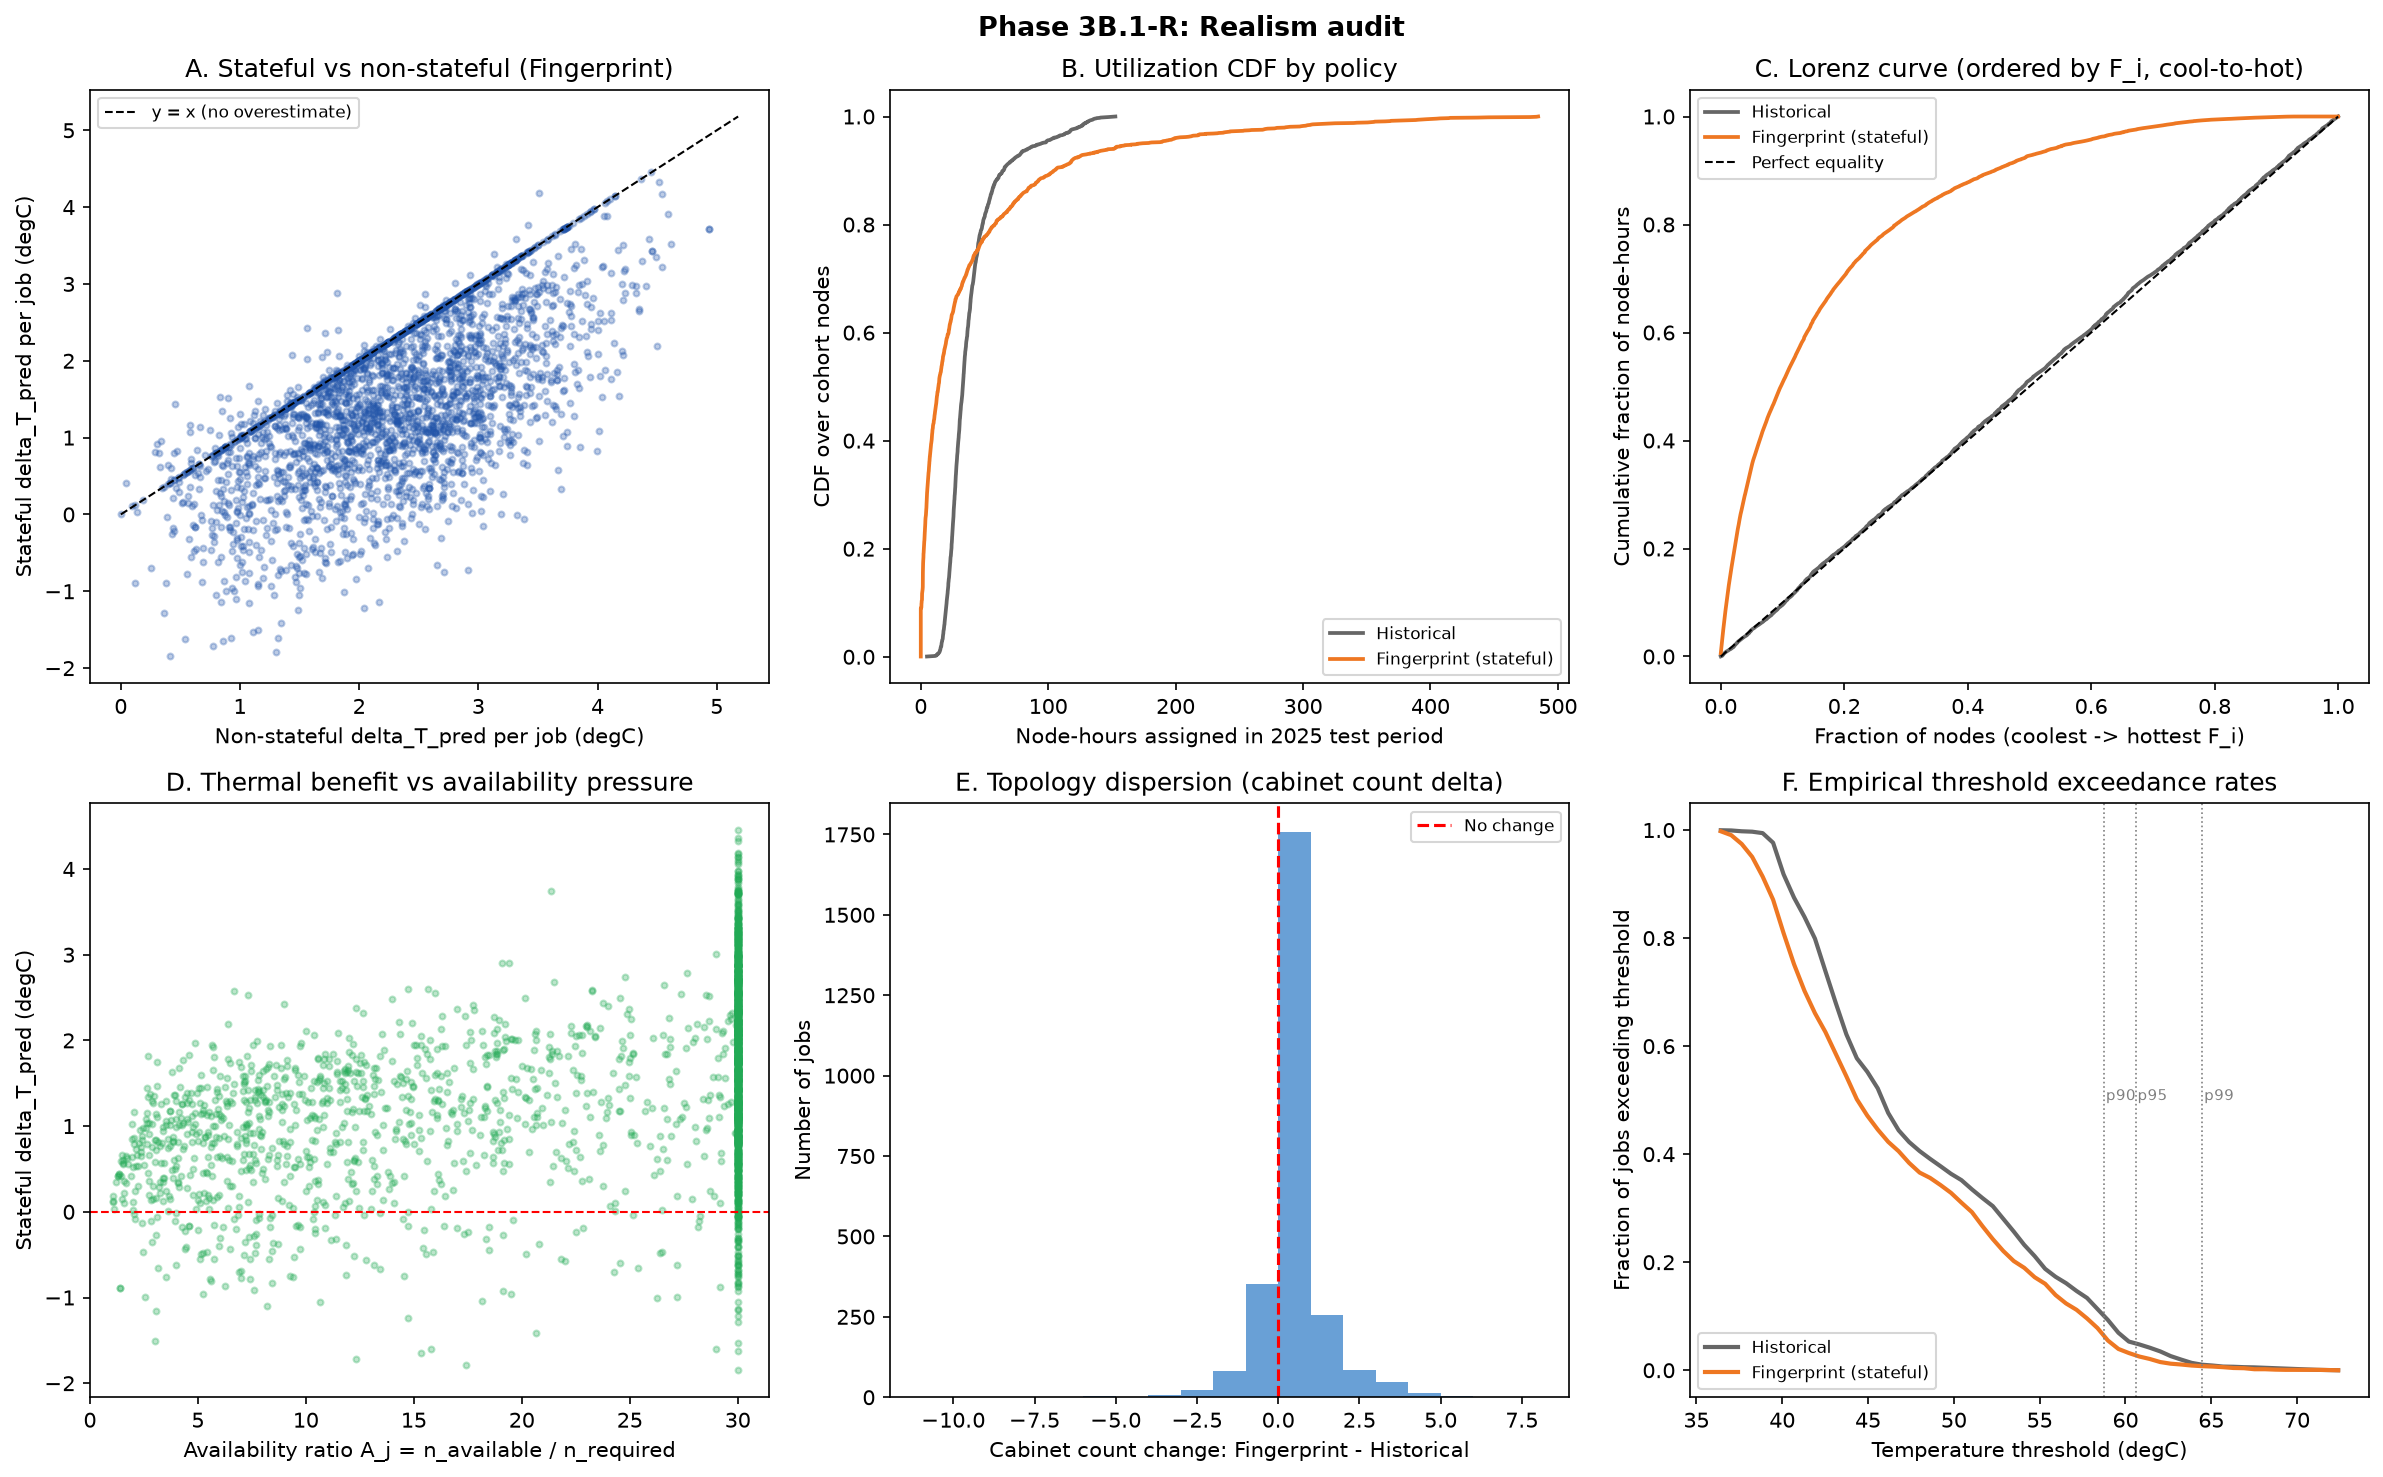

Here is the Python script that generated this plot:
# NOTE: This is a legacy exploratory script from the ThermalShift research process.
# It contains hardcoded local paths that were valid on the original development machine.
# It is included for provenance and reproducibility of intermediate findings,
# but is not required to reproduce the final results (see phase3b_mc.py onwards).
# Set THERMALSHIFT_DATA_DIR and update ANALYSIS_DIR before running.

#!/usr/bin/env python3
"""
Phase 3B.1-R: Realism audit for same-start-time counterfactual.

Addresses five issues identified after the initial non-stateful run:
  1. Counterfactual state propagation (no double-booking across overlapping jobs)
  2. Utilization/wear concentration (Gini, p95/p50, coolest-N% fraction)
  3. Topology dispersion (distinct cabinets per job)
  4. Availability-pressure stratification (benefit vs A_j = n_avail / n_required)
  5. Empirical tail thresholds (replace fixed 60 degC with historical p90/p95/p99)

The key correction: Available^CF(t_j) = cohort - background_busy(t_j) - cf_test_busy(t_j)
where cf_test_busy tracks nodes already assigned to earlier overlapping test jobs
under the counterfactual policy.
"""

import os
import pandas as pd
import numpy as np
import matplotlib
matplotlib.use("Agg")
import matplotlib.pyplot as plt
import re, json, time
import os
from pathlib import Path

ANALYSIS_DIR = Path(__file__).parent
DATA_DIR     = Path(os.environ.get("THERMALSHIFT_DATA_DIR", ""))

BETA_F       = 0.9569
BETA_P       = 0.014731
F_HOT_THRESH = 1.0
SEED         = 42
rng          = np.random.default_rng(SEED)

print("=== Phase 3B.1-R: Realism audit ===\n")

# --------------------------------------------------------------------------
# Load data
# --------------------------------------------------------------------------
print("Loading fingerprints...")
fp_df      = pd.read_parquet(ANALYSIS_DIR / "phase3a_fingerprint_2024.parquet")
cohort_set = set(fp_df.index)
F_dict     = fp_df["FA_2024"].to_dict()
F_vals     = fp_df["FA_2024"].values
cohort_list = sorted(cohort_set)
print(f"  Cohort: {len(cohort_set):,} nodes")

print("Loading test set...")
test_df  = pd.read_parquet(ANALYSIS_DIR / "phase3a_test_set.parquet")
print(f"  {len(test_df):,} obs, {test_df['job_idx'].nunique():,} jobs")

print("Loading full job schedule...")
all_jobs = pd.read_parquet(DATA_DIR / "frontier-completed-job-info.parquet")
all_jobs["job_idx_int"] = all_jobs["job_idx"].astype(int)
print(f"  {len(all_jobs):,} total jobs")

print("Loading non-stateful results...")
ns_df = pd.read_parquet(ANALYSIS_DIR / "phase3b1_job_results.parquet")
print(f"  {len(ns_df):,} rows")

# --------------------------------------------------------------------------
# Build node -> cabinet mapping (XE2: x{cabinet}c{chassis}s{slot}b{board}n{node})
# --------------------------------------------------------------------------
print("\nBuilding topology map (frontierNNNNN -> XE2 cabinet)...")
t0 = time.time()
node_to_cabinet: dict[str, int] = {}
_xe2_re = re.compile(r"x(\d+)c")
for _, row in all_jobs.iterrows():
    hl = row["host_list"]
    nl = row["node_list"]
    if len(hl) != len(nl):
        continue
    for hn, xn in zip(hl, nl):
        if hn not in node_to_cabinet:
            m = _xe2_re.match(xn)
            if m:
                node_to_cabinet[hn] = int(m.group(1))
    if len(node_to_cabinet) >= len(cohort_set) * 1.1:
        break
n_mapped = sum(1 for n in cohort_set if n in node_to_cabinet)
print(f"  Cohort nodes with cabinet mapping: {n_mapped}/{len(cohort_set)}  ({time.time()-t0:.1f}s)")

# --------------------------------------------------------------------------
# Precompute cohort sets per job + schedule arrays
# --------------------------------------------------------------------------
print("\nPrecomputing schedule arrays...")
t0 = time.time()
cohort_per_job: dict[int, frozenset] = {}
for jid, hl in zip(all_jobs["job_idx_int"].values, all_jobs["host_list"].values):
    cn = frozenset(n for n in hl if n in cohort_set)
    if cn:
        cohort_per_job[jid] = cn

has_cohort = np.array([jid in cohort_per_job for jid in all_jobs["job_idx_int"].values])
sched_jids = all_jobs["job_idx_int"].values[has_cohort]
sched_st   = all_jobs["start_time"].dt.tz_convert("UTC").dt.tz_localize(None).values[has_cohort]
sched_et   = all_jobs["end_time"].dt.tz_convert("UTC").dt.tz_localize(None).values[has_cohort]
sched_cn   = np.array([cohort_per_job[jid] for jid in sched_jids], dtype=object)
sched_rt   = all_jobs["run_time"].values[has_cohort]  # seconds
print(f"  Schedule entries: {len(sched_jids):,}  ({time.time()-t0:.1f}s)")

# --------------------------------------------------------------------------
# Build per-job test summary (same as phase3b1_counterfactual)
# --------------------------------------------------------------------------
print("\nBuilding job-level test summary...")
job_agg = (
    test_df.groupby("job_idx")
    .agg(
        F_hist_mean=("F_2024", "mean"),
        n_cohort   =("node", "count"),
        T_p95_hist =("T_p95", "mean"),
        hist_nodes =("node", list),
    )
    .reset_index()
)
meta = (
    all_jobs[["job_idx_int", "node_count", "start_time", "end_time", "mean_power", "run_time"]]
    .rename(columns={"job_idx_int": "job_idx"})
)
job_agg = job_agg.merge(meta, on="job_idx", how="left")
job_agg["power_per_node"] = job_agg["mean_power"] / job_agg["node_count"].clip(lower=1)
p25, p50_pwr, p75 = np.nanpercentile(job_agg["power_per_node"], [25, 50, 75])
fleet_P_med = p50_pwr
job_agg["pwr_q"] = pd.cut(
    job_agg["power_per_node"],
    bins=[-np.inf, p25, p50_pwr, p75, np.inf],
    labels=["Q1_low", "Q2", "Q3", "Q4_high"],
)
test_id_set = set(job_agg["job_idx"].astype(int))
print(f"  {len(job_agg):,} jobs")

# --------------------------------------------------------------------------
# Section 0: Test-job overlap diagnostic
# --------------------------------------------------------------------------
print("\n=== Section 0: Test-job overlap ===\n")
jobs_sorted = job_agg.sort_values("start_time").reset_index(drop=True)
st_all = jobs_sorted["start_time"].values
et_all = jobs_sorted["end_time"].values
n_overlap_arr = np.zeros(len(jobs_sorted), dtype=int)
for i in range(len(jobs_sorted)):
    mask = (st_all < et_all[i]) & (et_all > st_all[i])
    mask[i] = False
    n_overlap_arr[i] = mask.sum()
print(f"  Test jobs with 0 overlapping test jobs: {(n_overlap_arr==0).sum():,} "
      f"({(n_overlap_arr==0).mean():.1%})")
print(f"  Test jobs with 1+ overlapping:          {(n_overlap_arr>0).sum():,} "
      f"({(n_overlap_arr>0).mean():.1%})")
print(f"  Test jobs with 5+ overlapping:          {(n_overlap_arr>=5).sum():,}")
print(f"  Max simultaneous test jobs:             {n_overlap_arr.max()}")
print(f"  --> Non-stateful result is an oracle artifact; stateful replay required.")

# --------------------------------------------------------------------------
# Section 1: Stateful replay setup
# Split schedule into background (non-test) and test-job entries
# --------------------------------------------------------------------------
print("\nSplitting schedule into background / test entries...")
is_test_sched = np.array([jid in test_id_set for jid in sched_jids])
bg_jids = sched_jids[~is_test_sched]
bg_st   = sched_st[~is_test_sched]
bg_et   = sched_et[~is_test_sched]
bg_cn   = sched_cn[~is_test_sched]
print(f"  Background schedule entries: {len(bg_jids):,}")
print(f"  Test-job schedule entries:   {is_test_sched.sum():,}")

# Precompute background_busy for each test job (fixed regardless of policy)
print("Precomputing background_busy per test job...")
t0 = time.time()
bg_busy_per_job: dict[int, frozenset] = {}
for _, jrow in jobs_sorted.iterrows():
    jid = int(jrow["job_idx"])
    t_j = np.datetime64(
        pd.Timestamp(jrow["start_time"]).tz_convert("UTC").tz_localize(None), "ms"
    )
    mask = (bg_st <= t_j) & (bg_et > t_j)
    bg_busy_per_job[jid] = frozenset().union(*bg_cn[mask]) if mask.any() else frozenset()
print(f"  Done  ({time.time()-t0:.1f}s)")

def to_dt64(ts):
    """Convert pandas Timestamp (possibly tz-aware) to numpy datetime64[ms]."""
    return np.datetime64(pd.Timestamp(ts).tz_convert("UTC").tz_localize(None), "ms")

# --------------------------------------------------------------------------
# Stateful replay function
# --------------------------------------------------------------------------
def stateful_replay(policy: str, n_rand_jobs: int = 1) -> list[dict]:
    """
    Chronological stateful replay of one policy over test jobs.
    Returns list of per-job result dicts.
    policy: 'fingerprint' or 'random'
    """
    cf_busy: dict[str, np.datetime64] = {}  # {node: cf_end_time}
    results = []
    _rng = np.random.default_rng(SEED)

    for _, jrow in jobs_sorted.iterrows():
        jid  = int(jrow["job_idx"])
        t_j  = to_dt64(jrow["start_time"])
        t_e  = to_dt64(jrow["end_time"])
        k    = int(jrow["n_cohort"])

        bg_busy = bg_busy_per_job[jid]
        # CF busy: nodes assigned to earlier CF test jobs still running
        cf_busy_now = frozenset(n for n, te in cf_busy.items() if te > t_j)

        available = [n for n in cohort_set if n not in bg_busy and n not in cf_busy_now]
        n_avail   = len(available)
        feasible  = n_avail >= k

        if n_avail == 0:
            selected = []
        elif policy == "fingerprint":
            avail_F  = np.array([F_dict[n] for n in available])
            order    = np.argsort(avail_F)
            cap      = min(k, n_avail)
            selected = [available[i] for i in order[:cap]]
        elif policy == "random":
            cap      = min(k, n_avail)
            idx      = _rng.choice(n_avail, size=cap, replace=False)
            selected = [available[i] for i in idx]
        else:
            raise ValueError(policy)

        # Reserve nodes for the duration of this job
        for n in selected:
            cf_busy[n] = t_e

        F_sel = np.array([F_dict[n] for n in selected], dtype=float) if selected else np.array([np.nan])

        results.append({
            "job_idx"      : jid,
            "n_available"  : n_avail,
            "n_selected"   : len(selected),
            "feasible"     : feasible,
            "F_mean"       : float(np.nanmean(F_sel)),
            "F_p95"        : float(np.nanpercentile(F_sel, 95)),
            "F_max"        : float(np.nanmax(F_sel)),
            "hot_rate"     : float(np.nanmean(F_sel > F_HOT_THRESH)),
            "selected"     : selected,
        })
    return results

print("\nRunning stateful Fingerprint replay...")
t0 = time.time()
fp_stat_results = stateful_replay("fingerprint")
print(f"  Done  ({time.time()-t0:.1f}s)")

print("Running stateful Random replay...")
t0 = time.time()
rnd_stat_results = stateful_replay("random")
print(f"  Done  ({time.time()-t0:.1f}s)")

fp_stat_df  = pd.DataFrame(fp_stat_results).set_index("job_idx")
rnd_stat_df = pd.DataFrame(rnd_stat_results).set_index("job_idx")

# --------------------------------------------------------------------------
# Section 2: Stateful vs non-stateful comparison
# --------------------------------------------------------------------------
print("\n=== Section 1: Stateful vs non-stateful comparison ===\n")

# Merge non-stateful Fingerprint results
ns = ns_df.set_index("job_idx")
compare = pd.DataFrame({
    "fp_ns_F_mean"   : ns["fp_F_mean"],
    "fp_stat_F_mean" : fp_stat_df["F_mean"],
    "hist_F_mean"    : ns["hist_F_mean"],
    "n_avail_ns"     : ns["n_available"],
    "n_avail_stat"   : fp_stat_df["n_available"],
}).dropna()

dT_ns   = BETA_F * (compare["hist_F_mean"] - compare["fp_ns_F_mean"])
dT_stat = BETA_F * (compare["hist_F_mean"] - compare["fp_stat_F_mean"])

print(f"  Non-stateful Fingerprint: mean delta_T_pred = {dT_ns.mean():+.3f} degC")
print(f"  Stateful    Fingerprint:  mean delta_T_pred = {dT_stat.mean():+.3f} degC")
print(f"  Overestimate (NS - stateful): {(dT_ns - dT_stat).mean():+.3f} degC")
print()
print("  Available pool comparison:")
print(f"    Non-stateful available (mean): {compare['n_avail_ns'].mean():.0f} "
      f"(historical idle)")
print(f"    Stateful    available (mean):  {compare['n_avail_stat'].mean():.0f} "
      f"(after CF reservations)")
print()

# Hot-node rate
hn_ns   = (ns["fp_F_max"] > F_HOT_THRESH).mean()
hn_stat = (fp_stat_df["F_max"] > F_HOT_THRESH).mean()
print(f"  Hot-node job rate (F_max > {F_HOT_THRESH} degC):")
print(f"    Non-stateful Fingerprint: {hn_ns:.3f}")
print(f"    Stateful    Fingerprint:  {hn_stat:.3f}")
print(f"    Historical:               {(ns['hist_F_max'] > F_HOT_THRESH).mean():.3f}")

# Infeasibility in stateful
n_infeas_stat = (~fp_stat_df["feasible"]).sum()
print(f"\n  Stateful infeasibility: {n_infeas_stat:,} jobs "
      f"({n_infeas_stat/len(fp_stat_df):.1%})")

# --------------------------------------------------------------------------
# Section 3: Utilization / wear concentration
# --------------------------------------------------------------------------
print("\n=== Section 2: Utilization concentration ===\n")

def node_utilization(assignment_list: list[tuple[list[str], float]]) -> np.ndarray:
    """
    assignment_list: list of (selected_nodes, run_time_s) per job.
    Returns array of node-hours per cohort node (ordered by cohort_list).
    """
    node_h = {n: 0.0 for n in cohort_list}
    for nodes, rt in assignment_list:
        hrs = rt / 3600.0
        for n in nodes:
            if n in node_h:
                node_h[n] += hrs
    return np.array([node_h[n] for n in cohort_list])

def gini(arr: np.ndarray) -> float:
    a = np.abs(np.sort(arr))
    n = len(a)
    if n == 0 or a.sum() == 0:
        return 0.0
    idx = np.arange(1, n + 1)
    return (2 * (idx * a).sum() / (n * a.sum())) - (n + 1) / n

# Historical utilization: from test_df
hist_assign = []
for _, jrow in jobs_sorted.iterrows():
    jid  = int(jrow["job_idx"])
    rt   = float(jrow["run_time"])
    hn   = list(frozenset(jrow["hist_nodes"]))
    hist_assign.append((hn, rt))

hist_util = node_utilization(hist_assign)

# Fingerprint stateful utilization
fp_assign = []
for _, jrow in jobs_sorted.iterrows():
    jid = int(jrow["job_idx"])
    rt  = float(jrow["run_time"])
    sel = fp_stat_df.loc[jid, "selected"] if jid in fp_stat_df.index else []
    fp_assign.append((sel, rt))

fp_util = node_utilization(fp_assign)

# Sort cohort by F_i (coldest first)
F_sorted_idx = np.argsort(F_vals)  # fp_df sorted by FA_2024 ascending
hist_util_fsort = hist_util[F_sorted_idx]
fp_util_fsort   = fp_util[F_sorted_idx]

def util_stats(util_arr, label):
    total = util_arr.sum()
    n     = len(util_arr)
    n_used = (util_arr > 0).sum()
    p50, p95 = np.percentile(util_arr, [50, 95])
    g = gini(util_arr)
    # Fraction assigned to coolest 10% / 20%
    n10 = max(1, n // 10)
    n20 = max(1, n // 5)
    frac10 = util_arr[F_sorted_idx[:n10]].sum() / total if total > 0 else np.nan
    frac20 = util_arr[F_sorted_idx[:n20]].sum() / total if total > 0 else np.nan
    print(f"  {label}:")
    print(f"    Total node-hours assigned: {total:.0f}")
    print(f"    Nodes used (>0 hours):     {n_used}/{n}")
    print(f"    Max node-hours:            {util_arr.max():.1f}")
    print(f"    p50 / p95 node-hours:      {p50:.1f} / {p95:.1f}")
    print(f"    Gini coefficient:          {g:.3f}  (0=perfectly equal, 1=fully concentrated)")
    print(f"    Coolest-10%% share of work: {frac10:.3f}  (expected {0.10:.3f} if uniform)")
    print(f"    Coolest-20%% share of work: {frac20:.3f}  (expected {0.20:.3f} if uniform)")
    return g, frac10, frac20

g_hist, f10_hist, f20_hist = util_stats(hist_util, "Historical")
print()
g_fp, f10_fp, f20_fp = util_stats(fp_util, "Fingerprint (stateful)")

# --------------------------------------------------------------------------
# Section 4: Topology dispersion
# --------------------------------------------------------------------------
print("\n=== Section 3: Topology dispersion ===\n")

def n_cabinets(nodes: list[str]) -> int:
    cabs = set(node_to_cabinet.get(n, -1) for n in nodes)
    return len(cabs - {-1})

hist_cabs = np.array([n_cabinets(jrow["hist_nodes"]) for _, jrow in jobs_sorted.iterrows()])
fp_cabs   = np.array([n_cabinets(fp_stat_df.loc[int(jrow["job_idx"]), "selected"])
                      for _, jrow in jobs_sorted.iterrows()])

print(f"  {'Policy':<28}  {'mean cabs':>9}  {'p50':>6}  {'p95':>6}  {'max':>5}")
print(f"  {'-'*54}")
for arr, label in [(hist_cabs, "Historical"), (fp_cabs, "Fingerprint (stateful)")]:
    m = arr.mean(); p5 = np.percentile(arr, 50); p9 = np.percentile(arr, 95)
    print(f"  {label:<28}  {m:9.1f}  {p5:6.1f}  {p9:6.1f}  {arr.max():5d}")

delta_cabs = fp_cabs - hist_cabs
print(f"\n  Mean cabinet-count change (FP - Hist): {delta_cabs.mean():+.1f}")
print(f"  Fraction of jobs with more cabinets:   {(delta_cabs > 0).mean():.3f}")
print(f"  Fraction of jobs with fewer cabinets:  {(delta_cabs < 0).mean():.3f}")
print(f"  Fraction unchanged:                    {(delta_cabs == 0).mean():.3f}")

# --------------------------------------------------------------------------
# Section 5: Availability-pressure stratification
# --------------------------------------------------------------------------
print("\n=== Section 4: Availability-pressure stratification ===\n")

stat_df = fp_stat_df.copy().reset_index()
stat_df = stat_df.merge(jobs_sorted[["job_idx", "n_cohort", "F_hist_mean"]], on="job_idx")
stat_df["A_j"] = stat_df["n_available"] / stat_df["n_cohort"].clip(lower=1)
stat_df["dT_stat"] = BETA_F * (stat_df["F_hist_mean"] - stat_df["F_mean"])

bins   = [0, 1.5, 3.0, 10.0, np.inf]
labels = ["<1.5 (very constrained)", "1.5-3 (constrained)", "3-10 (moderate)", ">10 (abundant)"]
stat_df["pressure_bin"] = pd.cut(stat_df["A_j"], bins=bins, labels=labels)

print(f"  {'Availability pressure':28}  {'n_jobs':>7}  {'n_avail med':>11}  "
      f"{'dT_pred mean':>12}  {'infeasible':>10}")
for lbl in labels:
    sub = stat_df[stat_df["pressure_bin"] == lbl]
    n_inf = (~sub["feasible"]).sum()
    if len(sub) == 0:
        continue
    print(f"  {lbl:<28}  {len(sub):7d}  {sub['n_available'].median():11.0f}  "
          f"{sub['dT_stat'].mean():+12.3f}  {n_inf:10d}")

# --------------------------------------------------------------------------
# Section 6: Empirical tail thresholds (replace fixed 60 degC)
# --------------------------------------------------------------------------
print("\n=== Section 5: Empirical analysis thresholds ===\n")

T_obs = jobs_sorted["T_p95_hist"].values
T_p90 = float(np.percentile(T_obs, 90))
T_p95 = float(np.percentile(T_obs, 95))
T_p99 = float(np.percentile(T_obs, 99))

print(f"  Historical T_p95 distribution:")
print(f"    p50={np.percentile(T_obs,50):.2f}  p90={T_p90:.2f}  p95={T_p95:.2f}  p99={T_p99:.2f} degC")
print()

# For each threshold, compute exceedance rates under Historical and Fingerprint (stateful)
# Fingerprint T_hat: T_p95_hist + beta_F*(F_fp - F_hist)
T_hat_fp = (jobs_sorted["T_p95_hist"].values
            + BETA_F * (fp_stat_df["F_mean"].values - jobs_sorted["F_hist_mean"].values))

print(f"  {'Threshold':>10}  {'Hist exceed':>13}  {'FP exceed':>13}  {'Reduction':>12}")
print(f"  {'-'*52}")
for thresh, label in [(T_p90, f"p90={T_p90:.1f}C"), (T_p95, f"p95={T_p95:.1f}C"),
                       (T_p99, f"p99={T_p99:.1f}C")]:
    e_hist = float((T_obs > thresh).mean())
    e_fp   = float((T_hat_fp > thresh).mean())
    red    = 1 - e_fp / e_hist if e_hist > 0 else np.nan
    print(f"  {label:>10}  {e_hist:13.3f}  {e_fp:13.3f}  {red:11.1%}")

# --------------------------------------------------------------------------
# Key summary table
# --------------------------------------------------------------------------
print("\n=== Summary: Stateful results vs Historical ===\n")
hist_Fm  = ns["hist_F_mean"].mean()
rnd_Fm   = rnd_stat_df["F_mean"].mean()
fp_Fm    = fp_stat_df["F_mean"].mean()
hist_hr  = (ns["hist_F_max"] > F_HOT_THRESH).mean()
rnd_hr   = (rnd_stat_df["F_max"] > F_HOT_THRESH).mean()
fp_hr    = (fp_stat_df["F_max"] > F_HOT_THRESH).mean()
dT_rnd   = BETA_F * (ns["hist_F_mean"].values - rnd_stat_df["F_mean"].values)
dT_fp    = BETA_F * (ns["hist_F_mean"].values - fp_stat_df["F_mean"].values)

print(f"  {'Policy':<28}  {'F_mean':>8}  {'hot_rate':>9}  {'dT_pred':>8}")
print(f"  {'-'*58}")
print(f"  {'Historical':<28}  {hist_Fm:+8.3f}  {hist_hr:9.3f}  {'---':>8}")
print(f"  {'Random (stateful)':<28}  {rnd_Fm:+8.3f}  {rnd_hr:9.3f}  {dT_rnd.mean():+8.3f} degC")
print(f"  {'Fingerprint (stateful)':<28}  {fp_Fm:+8.3f}  {fp_hr:9.3f}  {dT_fp.mean():+8.3f} degC")
print()
print(f"  Non-stateful Fingerprint had dT_pred = {dT_ns.mean():+.3f} degC "
      f"(oracle overestimate: {(dT_ns - dT_stat).mean():+.3f} degC)")

# --------------------------------------------------------------------------
# Plots
# --------------------------------------------------------------------------
fig, axes = plt.subplots(2, 3, figsize=(16, 10))
fig.suptitle("Phase 3B.1-R: Realism audit", fontsize=13, fontweight="bold")

# Panel A: Stateful vs non-stateful dT per job
ax = axes[0, 0]
ax.scatter(dT_ns.values, dT_stat.values, alpha=0.3, s=8, color="#2255aa")
lim = max(dT_ns.max(), dT_stat.max()) * 1.05
ax.plot([0, lim], [0, lim], "k--", lw=1, label="y = x (no overestimate)")
ax.set_xlabel("Non-stateful delta_T_pred per job (degC)")
ax.set_ylabel("Stateful delta_T_pred per job (degC)")
ax.set_title("A. Stateful vs non-stateful (Fingerprint)")
ax.legend(fontsize=8)

# Panel B: Node utilization CDF (Fingerprint vs Historical)
ax = axes[0, 1]
for arr, label, color in [
    (hist_util, "Historical", "#666666"),
    (fp_util,   "Fingerprint (stateful)", "#ee7722"),
]:
    s   = np.sort(arr)
    cdf = np.arange(1, len(s)+1) / len(s)
    ax.plot(s, cdf, label=label, color=color, lw=1.8)
ax.set_xlabel("Node-hours assigned in 2025 test period")
ax.set_ylabel("CDF over cohort nodes")
ax.set_title("B. Utilization CDF by policy")
ax.legend(fontsize=8)

# Panel C: Lorenz curve (coolest -> hottest node cumulative share of work)
ax = axes[0, 2]
for arr_fsort, label, color in [
    (hist_util_fsort, "Historical", "#666666"),
    (fp_util_fsort,   "Fingerprint (stateful)", "#ee7722"),
]:
    cumshare = np.cumsum(arr_fsort) / (arr_fsort.sum() + 1e-12)
    x = np.linspace(0, 1, len(cumshare))
    ax.plot(x, cumshare, label=label, color=color, lw=1.8)
ax.plot([0, 1], [0, 1], "k--", lw=1, label="Perfect equality")
ax.set_xlabel("Fraction of nodes (coolest -> hottest F_i)")
ax.set_ylabel("Cumulative fraction of node-hours")
ax.set_title("C. Lorenz curve (ordered by F_i, cool-to-hot)")
ax.legend(fontsize=8)

# Panel D: dT vs availability pressure scatter
ax = axes[1, 0]
ax.scatter(stat_df["A_j"].clip(upper=30), stat_df["dT_stat"],
           alpha=0.3, s=8, color="#22aa55")
ax.axhline(0, color="red", lw=1, ls="--")
ax.set_xlabel("Availability ratio A_j = n_available / n_required")
ax.set_ylabel("Stateful delta_T_pred (degC)")
ax.set_title("D. Thermal benefit vs availability pressure")
ax.set_xlim(left=0)

# Panel E: Cabinet count change histogram
ax = axes[1, 1]
ax.hist(delta_cabs, bins=range(delta_cabs.min()-1, delta_cabs.max()+2), color="#4488cc", alpha=0.8)
ax.axvline(0, color="red", lw=1.5, ls="--", label="No change")
ax.set_xlabel("Cabinet count change: Fingerprint - Historical")
ax.set_ylabel("Number of jobs")
ax.set_title("E. Topology dispersion (cabinet count delta)")
ax.legend(fontsize=8)

# Panel F: Empirical threshold exceedance rates
ax = axes[1, 2]
thresholds = np.linspace(T_obs.min(), T_obs.max(), 60)
e_hist_arr = [(T_obs > t).mean() for t in thresholds]
e_fp_arr   = [(T_hat_fp > t).mean() for t in thresholds]
ax.plot(thresholds, e_hist_arr, label="Historical", color="#666666", lw=2)
ax.plot(thresholds, e_fp_arr,   label="Fingerprint (stateful)", color="#ee7722", lw=2)
for tv, lbl in [(T_p90, "p90"), (T_p95, "p95"), (T_p99, "p99")]:
    ax.axvline(tv, color="gray", lw=0.8, ls=":")
    ax.text(tv + 0.1, 0.5, lbl, fontsize=7, color="gray")
ax.set_xlabel("Temperature threshold (degC)")
ax.set_ylabel("Fraction of jobs exceeding threshold")
ax.set_title("F. Empirical threshold exceedance rates")
ax.legend(fontsize=8)

plt.tight_layout()
plt.savefig(ANALYSIS_DIR / "phase3b1_realism.png", dpi=150, bbox_inches="tight")
plt.close()
print("\nSaved phase3b1_realism.png")

# --------------------------------------------------------------------------
# Save outputs
# --------------------------------------------------------------------------
stat_out = fp_stat_df.drop(columns=["selected"], errors="ignore").reset_index()
stat_out.to_parquet(ANALYSIS_DIR / "phase3b1_fingerprint_stateful.parquet", index=False)

output_json = {
    "stateful_vs_nonstateful": {
        "dT_pred_nonstateful": float(dT_ns.mean()),
        "dT_pred_stateful":    float(dT_stat.mean()),
        "oracle_overestimate": float((dT_ns - dT_stat).mean()),
    },
    "test_job_overlap": {
        "n_jobs_no_overlap":   int((n_overlap_arr == 0).sum()),
        "n_jobs_some_overlap": int((n_overlap_arr > 0).sum()),
        "max_simultaneous":    int(n_overlap_arr.max()),
    },
    "stateful_summary": {
        "Historical_F_mean":   float(hist_Fm),
        "Random_F_mean":       float(rnd_Fm),
        "Fingerprint_F_mean":  float(fp_Fm),
        "Historical_hot_rate": float(hist_hr),
        "Random_hot_rate":     float(rnd_hr),
        "Fingerprint_hot_rate": float(fp_hr),
        "dT_pred_Random_degC":      float(dT_rnd.mean()),
        "dT_pred_Fingerprint_degC": float(dT_fp.mean()),
    },
    "utilization": {
        "Historical_Gini":  float(g_hist),
        "Fingerprint_Gini": float(g_fp),
        "Historical_coolest10pct_share":  float(f10_hist),
        "Fingerprint_coolest10pct_share": float(f10_fp),
        "Historical_coolest20pct_share":  float(f20_hist),
        "Fingerprint_coolest20pct_share": float(f20_fp),
    },
    "topology": {
        "hist_mean_cabinets":    float(hist_cabs.mean()),
        "fp_stat_mean_cabinets": float(fp_cabs.mean()),
        "mean_cabinet_delta":    float(delta_cabs.mean()),
        "frac_jobs_more_cabs":   float((delta_cabs > 0).mean()),
    },
    "empirical_thresholds": {
        "T_p90": T_p90, "T_p95": T_p95, "T_p99": T_p99,
        "exceedance_hist_p90": float((T_obs > T_p90).mean()),
        "exceedance_fp_p90":   float((T_hat_fp > T_p90).mean()),
        "exceedance_hist_p95": float((T_obs > T_p95).mean()),
        "exceedance_fp_p95":   float((T_hat_fp > T_p95).mean()),
        "exceedance_hist_p99": float((T_obs > T_p99).mean()),
        "exceedance_fp_p99":   float((T_hat_fp > T_p99).mean()),
    },
    "n_jobs_infeasible_stateful": int(n_infeas_stat),
}
with open(ANALYSIS_DIR / "phase3b1_realism.json", "w") as f:
    json.dump(output_json, f, indent=2, default=float)

print("Saved phase3b1_realism.json, phase3b1_fingerprint_stateful.parquet")
print("\nDone.")
